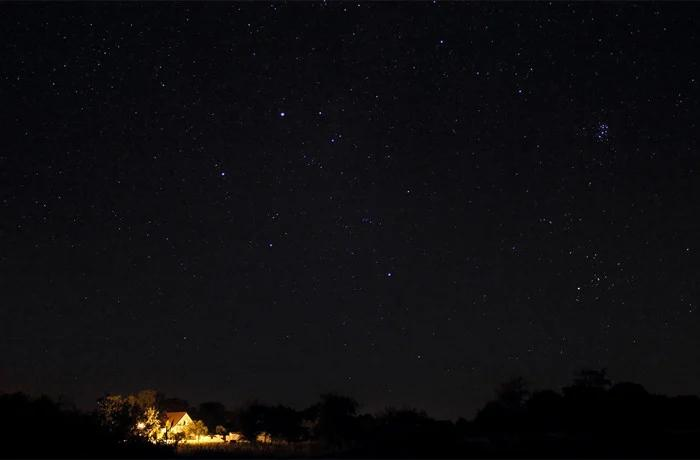
#> input picture resources/images/deblurring/dark-sky.jpg, 700 x 460 px
$ jupyter execute admm-with-nuclear-norm.ipynb
#> lines starting #> are read from the running program, lines starting #| are printed output that depends on the picture
# Deblurring with Nuclear Norm Prior

[cell 1]
import numpy as np
import numpy.fft as fft
import cv2 as cv
import pywt as wt
import matplotlib.pyplot as plt

from PIL import Image
from scipy.signal import convolve2d
from sklearn.feature_extraction.image import extract_patches_2d
from tqdm.notebook import tqdm

## Load an image

[cell 2]
BASE_DIR = '../../resources/images/deblurring'
dark_sky_img = cv.cvtColor(cv.imread(f'{BASE_DIR}/dark-sky.jpg'), cv.COLOR_BGR2RGB)
dark_sky_rec = dark_sky_img[300:428, 100:228, :]
print(f'The dark sky image has {dark_sky_img.shape} dimensions')
#| The dark sky image has (460, 700, 3) dimensions

[cell 3]
plt.figure(figsize=(8, 4))
plt.subplot(1, 2, 1)
plt.imshow(dark_sky_img)
plt.title(f'Dark sky: {dark_sky_img.shape}')
plt.axis('off')
plt.subplot(1, 2, 2)
plt.imshow(dark_sky_rec)
plt.title(f'Dark sky recorted: {dark_sky_rec.shape}')
plt.axis('off')
plt.tight_layout()
plt.show()

Extract luminance component in LAB space.

[cell 4]
dark_sky_l, dark_sky_a, dark_sky_b = cv.split(cv.cvtColor(dark_sky_rec, cv.COLOR_RGB2LAB))

plt.figure(figsize=(11, 4))
plt.subplot(1, 2, 1)
plt.imshow(dark_sky_l, cmap='gray')
plt.title('Luminance of Dark Sky recorted')
plt.axis('off')
plt.subplot(1, 2, 2)
plt.hist(dark_sky_l.ravel(), bins=256, range=(0, 255))
plt.title('Histogram of Luminance')
plt.xlabel('Levels of intensity')
plt.ylabel('Counts')
plt.yscale('log')
plt.grid(axis='y', ls='--', alpha=0.5)

plt.tight_layout()
plt.show()
#> figure, not shown here; panel 2: tallest bar 4885 high, from x = 14.94 to 15.94

## Affect image with blurring

Get a gaussian kernel normalized.

[cell 5]
KERNEL_SZ = 9
KERNEL_STD = 2

H = cv.getGaussianKernel(ksize=KERNEL_SZ, sigma=KERNEL_STD)
H = H @ H.T

H = H / np.sum(H)

plt.imshow(H)
plt.axis('off')
plt.title(f'Gaussian kernel of size {H.shape} and sigma {KERNEL_STD}')
plt.show()

Pad a kernel for resize up to image size.

[cell 6]
def pad_kernel_to_image_size(H_kernel, image_shape):
    H_padded = np.zeros(image_shape)
    kh, kw = H_kernel.shape
    ih, iw = image_shape

    # Posición para centrar el kernel
    top = (ih - kh) // 2
    left = (iw - kw) // 2

    H_padded[top:top + kh, left:left + kw] = H_kernel
    return H_padded

H_padded = pad_kernel_to_image_size(H, dark_sky_l.shape)

plt.imshow(H_padded)
plt.title(f'Kernel padded {H_padded.shape}')
plt.axis('off')
plt.show()

Apply blurring to luminance.

[cell 7]
Y = convolve2d(dark_sky_l, H, mode='same', boundary='symm')
Y = (Y - Y.min()) / (Y.max() - Y.min())

plt.imshow(Y, cmap='gray')
plt.title('Blurring luminance of dark sky')
plt.axis('off')
plt.show()

## Evaluate the errors

Define functions to compute the errors:

[cell 8]
def mae_error(img_est, img_ref):
    mae = np.mean(np.abs(img_est - img_ref))
    return mae
def rmse_error(img_est, img_ref):
    rmse = np.sqrt(np.mean(np.power(img_ref - img_est, 2)))
    return rmse
def compute_errors(img_est, img_ref):
    return [mae_error(img_est, img_ref), rmse_error(img_est, img_ref)]

Define an bar plotter to represent errors:

[cell 9]
def bar_errors(errors, x_text='', y_text='', title_text='', offset_text=1, colors=['green', 'dodgerblue']):
    err_labels = ['MAE', 'RMSE']
    plt.bar(err_labels, errors, color=colors)
    for idx, val in enumerate(errors):
        val_f = f'{val:.4f}'
        plt.text(idx, val + offset_text, val_f, ha='center')
    plt.ylim(0, np.max(errors) + np.max(errors) * .2)
    plt.xlabel(x_text)
    plt.ylabel(y_text)
    plt.title(title_text)

## Deblurring using full matrix

The formulation of problem is:
$$
\frac{1}{2} \Vert H * X - Y \Vert_2^2 + \frac{\rho}{2} \Vert X - Z^k + C^k \Vert_2^2
$$
$$
\begin{alignat}{1}
\nabla_X &= 0
\end{alignat}
$$

The formulation of used steps are:
$$
\begin{gather}
X_{k + 1} = \mathcal{F}^{-1} \Bigg\{
\frac{\mathcal{F}\{ H^+ * Y \} - \rho \mathcal{F}\{ C^k - Z^k \}} {\mathcal{F}\{ H^+ * H \} + \rho}
\Bigg\} \\
\text{where } H^+ = H \text{ rotated 180 degrees}
\end{gather}
$$

Implements the steps:

[cell 10]
def soft_thresholding(x, tau):
    return np.sign(x) * np.maximum(np.abs(x) - tau, 0.0)

def normalizer(img):
    img = (img - img.min()) / (img.max() - img.min())
    return img

def admm(H, Y, lambd=0.1, rho=1, max_iter=100, tol=1e-4):
#> called with lambd = 1, rho = 150, max_iter = 300, tol = 0.0001
    m, n = Y.shape
#> m = 128; n = 128
    X = Y.copy()
    Z = np.zeros((m, n))
    C = np.zeros((m, n))

    H_rot180 = np.rot90(H, k=2)

    H_frr = fft.fft2(fft.ifftshift(H))
    H_rot180_frr = fft.fft2(fft.ifftshift(H_rot180))
    Y_frr = fft.fft2(Y)

    history = []
    step_final = 0
    for i in range(max_iter):
        X_old = X.copy()

        # x-update
        diff_c_z = fft.ifft2(C - Z)
        x_fourier = ((H_rot180_frr * Y_frr) - rho * diff_c_z) / (H_rot180_frr * H_frr + rho)
        X = fft.ifft2(x_fourier).real

        # z-update (soft-thresholding)
        R = X + C
        U, s, Vt = np.linalg.svd(R, full_matrices=False)
        S = np.diag(soft_thresholding(s, lambd / rho))
        Z = U @ S @ Vt

        # c-update
        C += X - Z

        error_rmse = rmse_error(X, X_old)
        history.append(error_rmse)
        step_final += 1
#> this loop made 300 passes
#> error_rmse on passes 2 to 4: 4.99e-08, 7.21e-09, 1.79e-09
#> pass 1, in admm, `U, s, Vt = np.linalg.svd(R, full_matrices=False)`:
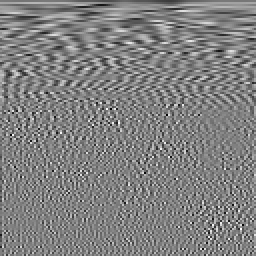
#> Vt: shape (128, 128) float64 (shown 2 times larger); min -0.343, max 0.335, mean 2.67e-05; drawn with min black and max white
#> after the loop:
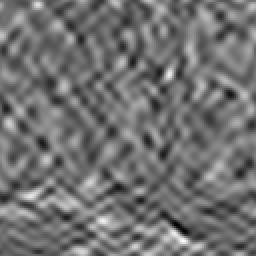
#> C: shape (128, 128) float64 (shown 2 times larger); min -0.000967, max 0.00132, mean 5.04e-05; drawn with min black and max white
#> after the loop:
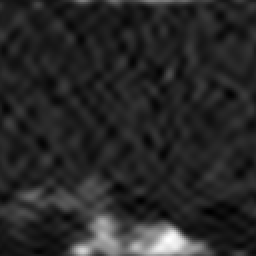
#> R: shape (128, 128) float64 (shown 2 times larger); min -0.000489, max 0.00685, mean 0.000665; drawn with min black and max white
#> after the loop, history = 300 values, max 0.154 at index 0, min 1.23e-11 at index 213, mean 0.000514; step_final = 300
        # Convergence check
        #if error_rmse < tol:
            #break

    print(f'Steps {step_final}/{max_iter}, Last RMSE: {history[-1]}')
#| Steps 300/300, Last RMSE: 1.233660772263556e-11
    return X, history

Apply the ADMM on blurred luminance.

[cell 11]
X_est, hist_mae = admm(H_padded, Y, lambd=1, rho=150, max_iter=300)
#> hist_mae has the same summary as history in admm

[cell 12]
plt.figure(figsize=(11, 5))
plt.subplot(1, 2, 1)
plt.imshow(X_est, cmap='gray')
plt.title('Estimation of original image (X)')
plt.subplot(1, 2, 2)
plt.plot(range(len(hist_mae)), hist_mae)
plt.yscale('log')
#plt.xscale('log')
plt.title('RMSE error progression')

plt.tight_layout()
plt.show()
#> figure, not shown here; panel 2: curve peaks at x = 0, y = 0.154

[cell 13]
plt.figure(figsize=(13, 6))
plt.subplot(131)
plt.imshow(dark_sky_l, cmap='gray')
plt.colorbar()
plt.title('X')

plt.subplot(132)
plt.title('Y')
plt.imshow(Y, cmap='gray')
plt.colorbar()

plt.subplot(133)
plt.title('X estimated')
plt.imshow(X_est, cmap='gray')
plt.colorbar()

plt.tight_layout()
plt.show()
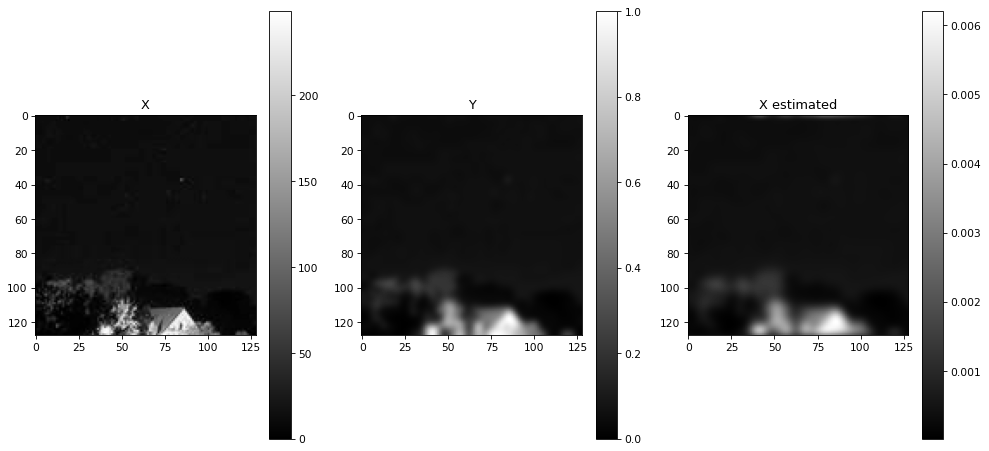
#> figure drawn by matplotlib, 6 panels

Show errors:

[cell 14]
errs = compute_errors(normalizer(dark_sky_l), normalizer(X_est))
#> in mae_error, `mae = np.mean(np.abs(img_est - img_ref))`: mae = 0.0213
#> errs = [0.0213, 0.0535]
errs_blurr = compute_errors(normalizer(dark_sky_l), Y)
#> errs_blurr = [0.0154, 0.041]
offset = 0.001

plt.figure(figsize=(13, 4))
plt.subplot(1, 2, 1)
bar_errors(errs,
          title_text='Estimation against original luminance',
          offset_text=0.001)
#> the loop in bar_errors, `for idx, val in enumerate(errors):` made 2 passes
#> (val, val_f) on passes 1 to 2: (0.0213, '0.0213'), (0.0535, '0.0535')
plt.subplot(1, 2, 2)
bar_errors(errs_blurr,
          title_text='Blurr against original luminance',
          offset_text=0.001)
#> the loop in bar_errors (call 2), `for idx, val in enumerate(errors):` made 2 passes
#> (val, val_f) on passes 1 to 2: (0.0154, '0.0154'), (0.041, '0.0410')
plt.show()
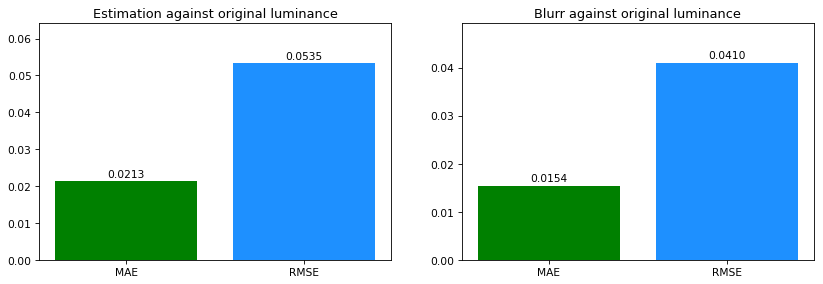
#> figure drawn by matplotlib, 2 panels

Compose the channels and show the results in RGB.

[cell 15]
def composer(l, a, b):
    return cv.merge((l, a, b))

def lab_rgb(l, a, b):
    lab = composer(l, a, b)
    rgb = cv.cvtColor(lab, cv.COLOR_LAB2RGB)
    return rgb

[cell 16]
temp = normalizer(X_est) * 255
temp = temp.astype('uint8')

plt.imshow(lab_rgb(temp, dark_sky_a, dark_sky_b))
#> in composer, `return cv.merge((l, a, b))`: returned value: shape (128, 128, 3); mean of channels 0, 1, 2 24.1, 129.6, 130
plt.title('Deblurred image after ADMM')
plt.axis('off')
plt.show()

## Generalization of function

Unite all function to operate on arbitrary images.

[cell 17]
def deblurring_img(img, blurr_krn_sz=3, blurr_krn_sd=2, lambda_admm=.01, rho_admm=1, step=1):
    l, a, b = cv.split(cv.cvtColor(img, cv.COLOR_RGB2LAB))

    krn_blur = cv.getGaussianKernel(ksize=blurr_krn_sz, sigma=blurr_krn_sd)
    krn_blur = krn_blur @ krn_blur.T
    krn_blur = krn_blur / np.sum(krn_blur)

    l_blur = convolve2d(l, krn_blur, mode='same', boundary='symm')
    l_blur = normalizer(l_blur)
    img_blur = lab_rgb((l_blur.copy() * 255).astype('uint8'), a, b)

    krn_pad = pad_kernel_to_image_size(krn_blur, l_blur.shape)
    l_est, rmse_hist = admm(krn_pad, l_blur, lambd=lambda_admm, rho=rho_admm, max_iter=step, tol=1e-4)
    l_est = normalizer(l_est)
    l_errs = compute_errors(l_est, normalizer(l))

    l_est = (l_est * 255).astype('uint8')
    img_rgb = lab_rgb(l_est, a, b)
    return img_rgb, img_blur, rmse_hist, l_errs

Test on images.

[cell 18]
fence_img = cv.cvtColor(cv.imread(f'{BASE_DIR}/fence.jpg'), cv.COLOR_BGR2RGB)
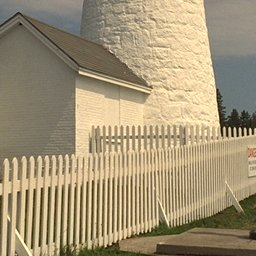
#> input picture resources/images/deblurring/fence.jpg, 256 x 256 px
house_img = cv.cvtColor(cv.imread(f'{BASE_DIR}/house.jpg'), cv.COLOR_BGR2RGB)
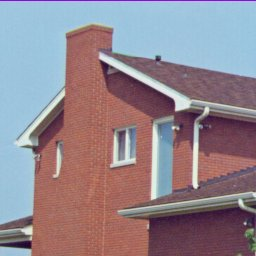
#> input picture resources/images/deblurring/house.jpg, 256 x 256 px
zebra_img = cv.cvtColor(cv.imread(f'{BASE_DIR}/zebra.jpg'), cv.COLOR_BGR2RGB)
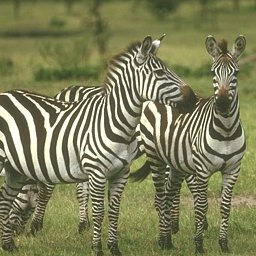
#> input picture resources/images/deblurring/zebra.jpg, 256 x 256 px

plt.figure(figsize=(10, 5))
plt.subplot(1, 3, 1)
plt.imshow(fence_img)
plt.axis('off')
plt.title(f'Fence: {fence_img.shape}')
plt.subplot(1, 3, 2)
plt.imshow(house_img)
plt.axis('off')
plt.title(f'House: {house_img.shape}')
plt.subplot(1, 3, 3)
plt.imshow(zebra_img)
plt.axis('off')
plt.title(f'Zebra: {zebra_img.shape}')

plt.tight_layout()
plt.show()

Deblurring using kernel size of 3 and $\sigma=2$.

[cell 19]
dk_deblur, dk_blur, dk_rmse, dk_errs = deblurring_img(dark_sky_rec,
                                                      blurr_krn_sz=3,
                                                      blurr_krn_sd=2,
                                                      lambda_admm=.5,
                                                      rho_admm=50,
                                                      step=100)
#> in composer (call 2), `return cv.merge((l, a, b))`: returned value: shape (128, 128, 3); mean of channels 0, 1, 2 21.1, 129.6, 130
#> the loop in admm (call 2), `for i in range(max_iter):` made 100 passes
#> error_rmse on passes 2 to 13: 1.5e-07, 1.47e-08, 4.25e-09, 3.09e-09, 2.7e-09, 2.1e-09, 1.75e-09, 1.5e-09, 1.35e-09, 1.13e-09, 1.01e-09, 9.45e-10
#> (rmse in rmse_error, error_rmse) on pass 1: (0.143, 0.143)
#> pass 1, in admm (call 2), `U, s, Vt = np.linalg.svd(R, full_matrices=False)`:
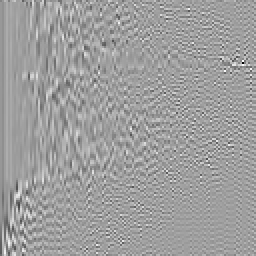
#> U: shape (128, 128) float64 (shown 2 times larger); min -0.699, max 0.421, mean -0.000799; drawn with min black and max white
#> pass 1, in admm (call 2), `U, s, Vt = np.linalg.svd(R, full_matrices=False)`:
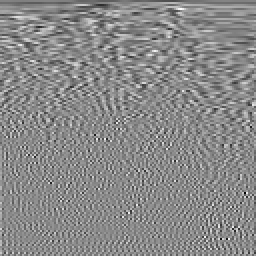
#> Vt: shape (128, 128) float64 (shown 2 times larger); min -0.428, max 0.364, mean -0.000731; drawn with min black and max white
#> after the loop in admm (call 2), `for i in range(max_iter):`: history = 100 values, max 0.143 at index 0, min 8.87e-11 at index 96, mean 0.00143; step_final = 100
#| Steps 100/100, Last RMSE: 8.873089801568824e-11
#> in deblurring_img, `l_est, rmse_hist = admm(krn_pad, l_blur, lambd=lambda_admm, rho=rho_ad..`: rmse_hist has the same summary as history in admm
#> in deblurring_img, `l_errs = compute_errors(l_est, normalizer(l))`: l_errs = [0.0117, 0.0352]
#> dk_rmse has the same summary as history in admm; dk_errs = [0.0117, 0.0352]

[cell 20]
fence_deblur, fence_blur, fence_rmse, fence_errs = deblurring_img(fence_img,
                                                                  blurr_krn_sz=3,
                                                                  blurr_krn_sd=2,
                                                                  lambda_admm=.5,
                                                                  rho_admm=50,
                                                                  step=100)
#| Steps 100/100, Last RMSE: 1.578287961315647e-11
#> fence_rmse = 100 values, max 0.627 at index 0, min 1.58e-11 at index 88, mean 0.00627; fence_errs = [0.0524, 0.0757]

[cell 21]
house_deblur, house_blur, house_rmse, house_errs = deblurring_img(house_img,
                                                                  blurr_krn_sz=3,
                                                                  blurr_krn_sd=2,
                                                                  lambda_admm=.5,
                                                                  rho_admm=50,
                                                                  step=100)
#| Steps 100/100, Last RMSE: 1.607443010515171e-11
#> house_rmse = 100 values, max 0.599 at index 0, min 1.61e-11 at index 99, mean 0.00599; house_errs = [0.031, 0.0413]

[cell 22]
zebra_deblur, zebra_blur, zebra_rmse, zebra_errs = deblurring_img(zebra_img,
                                                                  blurr_krn_sz=3,
                                                                  blurr_krn_sd=2,
                                                                  lambda_admm=.5,
                                                                  rho_admm=50,
                                                                  step=100)
#| Steps 100/100, Last RMSE: 1.7154401205455222e-11
#> zebra_rmse = 100 values, max 0.408 at index 0, min 1.72e-11 at index 99, mean 0.00408; zebra_errs = [0.124, 0.145]

Show the results for dark sky.

[cell 23]
plt.figure(figsize=(7, 4))
plt.subplot(1, 2, 1)
plt.imshow(dark_sky_rec)
plt.title('Original image (X)')
plt.axis('off')
plt.subplot(1, 2, 2)
plt.imshow(dk_blur)
plt.title('Blur image (Y)')
plt.axis('off')

plt.tight_layout()
plt.show()

[cell 24]
plt.figure(figsize=(11, 4))
plt.subplot(1, 3, 1)
plt.imshow(dk_deblur)
plt.title('Estimated image after deblurring (X_est)')
plt.axis('off')
plt.subplot(1, 3, 2)
plt.plot(range(len(dk_rmse)), dk_rmse)
plt.yscale('log')
plt.grid(axis='y', ls='--')
plt.xlabel('Steps')
plt.title('RMSE error progression')
plt.subplot(1, 3, 3)
bar_errors(dk_errs,
          title_text='Estimation against original luminance',
          offset_text=0.001)

plt.tight_layout()
plt.show()

Show the results for Fence.

[cell 25]
plt.figure(figsize=(7, 4))
plt.subplot(1, 2, 1)
plt.imshow(fence_img)
plt.title('Original image (X)')
plt.axis('off')
plt.subplot(1, 2, 2)
plt.imshow(fence_blur)
plt.title('Blur image (Y)')
plt.axis('off')

plt.tight_layout()
plt.show()

[cell 26]
plt.figure(figsize=(11, 4))
plt.subplot(1, 3, 1)
plt.imshow(fence_deblur)
plt.title('Estimated image after deblurring (X_est)')
plt.axis('off')
plt.subplot(1, 3, 2)
plt.plot(range(len(fence_rmse)), fence_rmse)
plt.yscale('log')
plt.grid(axis='y', ls='--')
plt.xlabel('Steps')
plt.title('RMSE error progression')
plt.subplot(1, 3, 3)
bar_errors(fence_errs,
          title_text='Estimation against original luminance',
          offset_text=0.001)

plt.tight_layout()
plt.show()

Show the results for House.

[cell 27]
plt.figure(figsize=(7, 4))
plt.subplot(1, 2, 1)
plt.imshow(house_img)
plt.title('Original image (X)')
plt.axis('off')
plt.subplot(1, 2, 2)
plt.imshow(house_blur)
plt.title('Blur image (Y)')
plt.axis('off')

plt.tight_layout()
plt.show()

[cell 28]
plt.figure(figsize=(11, 4))
plt.subplot(1, 3, 1)
plt.imshow(house_deblur)
plt.title('Estimated image after deblurring (X_est)')
plt.axis('off')
plt.subplot(1, 3, 2)
plt.plot(range(len(house_rmse)), house_rmse)
plt.yscale('log')
plt.grid(axis='y', ls='--')
plt.xlabel('Steps')
plt.title('RMSE error progression')
plt.subplot(1, 3, 3)
bar_errors(house_errs,
          title_text='Estimation against original luminance',
          offset_text=0.001)

plt.tight_layout()
plt.show()

Show the results for Zebra.

[cell 29]
plt.figure(figsize=(7, 4))
plt.subplot(1, 2, 1)
plt.imshow(zebra_img)
plt.title('Original image (X)')
plt.axis('off')
plt.subplot(1, 2, 2)
plt.imshow(zebra_blur)
plt.title('Blur image (Y)')
plt.axis('off')

plt.tight_layout()
plt.show()

[cell 30]
plt.figure(figsize=(11, 4))
plt.subplot(1, 3, 1)
plt.imshow(zebra_deblur)
plt.title('Estimated image after deblurring (X_est)')
plt.axis('off')
plt.subplot(1, 3, 2)
plt.plot(range(len(zebra_rmse)), zebra_rmse)
plt.yscale('log')
plt.grid(axis='y', ls='--')
plt.xlabel('Steps')
plt.title('RMSE error progression')
plt.subplot(1, 3, 3)
bar_errors(zebra_errs,
          title_text='Estimation against original luminance',
          offset_text=0.001)
